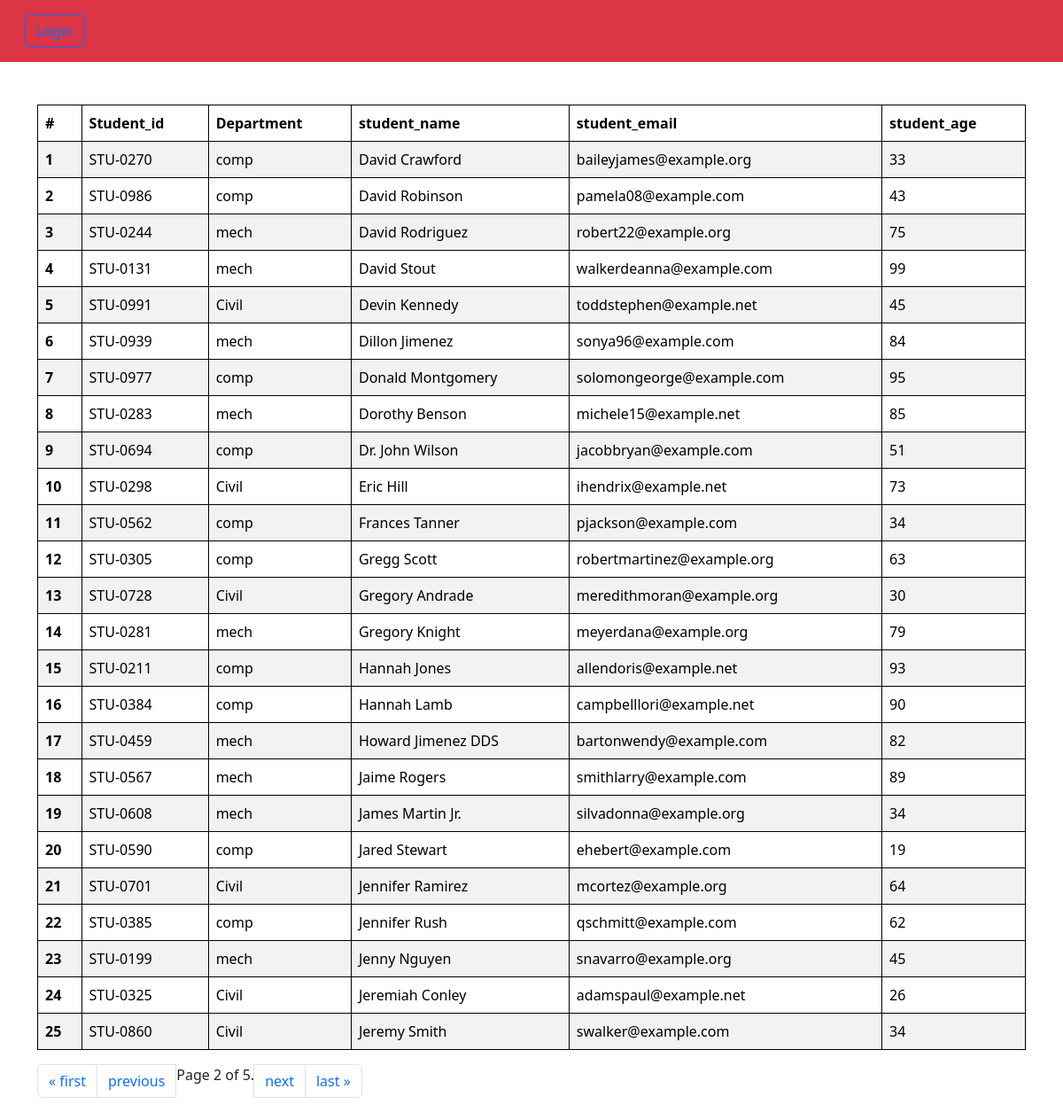
Screenshot of /students/?page=2 with the database file from the repository.
### vege/models.py (models this page shows, shortened)
class Student(models.Model):
    department = models.ForeignKey(Department, related_name='depart', on_delete=models.CASCADE) # department ke sath student ko link kar diya taki pata chale ki kaunse student kaunse department me hai
    student_id = models.OneToOneField(StudentID , related_name='studentid',on_delete=models.CASCADE) # student_id ke sath student ko link kar diya taki pata chale ki kaunse student kaunse student_id ke sath hai
    student_name = models.CharField(max_length=100)
    student_email = models.EmailField(unique=True)
    student_age = models.IntegerField(default=10)
    student_address = models.TextField()
    class Meta:
        ordering = ['student_name'] # student_name ko alphabetical order me show karne ke liye
        verbose_name = 'Student' # admin panel me Student ke jagah Student show hoga

class StudentID(models.Model):
    student_id = models.CharField(max_length=100)
    def __str__(self) -> str:
        return self.student_id

class Department(models.Model):
    department = models.CharField(max_length=100)
    def __str__(self) -> str:
        return self.department
    class Meta:
        ordering = ['department'] # department ko alphabetical order me show karne ke liye

### vege/views.py (the view)
# urls.py: path('students/', get_students, name="get_students")
def get_students(request):
    queryset = Student.objects.all() # sabhi students ko fetch kiya
    paginator = Paginator(queryset, 25)  # Show 25 contacts per page.
    page_number = request.GET.get("page", 1)  # agar page number nahi hai to default 1 set kar diya
    page_obj = paginator.get_page(page_number)
    return render(request, 'report/students.html', {'queryset': page_obj})
    print(page_obj)  # page_obj me current page ka data hai, isse template me use kar sakte hai

### vege/templates/report/students.html
{% extends "base.html" %}
{% block start %}
<div class="container mt-5">
<table class="table table-striped">
  <thead>
    <tr>
      <th scope="col">#</th>
      <th scope="col">Student_id</th>
      <th scope="col">Department</th>
      <th scope="col">student_name</th>
      <th scope="col">student_email</th>
      <th scope="col">student_age</th>
    </tr>
  </thead>
  <tbody>
    {% for student in queryset %}
    <tr>
      <th scope="row">{{ forloop.counter }}</th>
      <td>{{ student.student_id }}</td>
      <td>{{ student.department }}</td>
      <td>{{ student.student_name }}</td>
      <td>{{ student.student_email }}</td>
      <td>{{ student.student_age }}</td>
    </tr>
    {% endfor %}
  </tbody>
</table>
    <nav aria-label="Page navigation example">
    <ul class="pagination">
        {% if queryset.has_previous %}
            <li class="page-item"><a class="page-link" href="?page=1">&laquo; first</a></li>
            <li class="page-item"><a class="page-link" href="?page={{ queryset.previous_page_number }}">previous</a></li>
        {% endif %}
        <span class="current">
            Page {{ queryset.number }} of {{ queryset.paginator.num_pages }}.
        </span>
        {% if queryset.has_next %}
            <li class="page-item"><a class="page-link" href="?page={{ queryset.next_page_number }}">next</a></li>
            <li class="page-item"><a class="page-link" href="?page={{ queryset.paginator.num_pages }}">last &raquo;</a></li>
        {% endif %}
</ul>
</nav>
</div>
{% endblock %}

### home/templates/base.html (style rules this page uses)
table, th, td { border: 1px solid black; }

### rows the page displays
Student: student_id "STU-0270", department "comp", student_name "David Crawford", student_email "baileyjames@example.org", student_age "33"
Student: student_id "STU-0986", department "comp", student_name "David Robinson", student_email "pamela08@example.com", student_age "43"
Student: student_id "STU-0244", department "mech", student_name "David Rodriguez", student_email "robert22@example.org", student_age "75"
Student: student_id "STU-0131", department "mech", student_name "David Stout", student_email "walkerdeanna@example.com", student_age "99"
Student: student_id "STU-0991", department "Civil", student_name "Devin Kennedy", student_email "toddstephen@example.net", student_age "45"
Student: student_id "STU-0939", department "mech", student_name "Dillon Jimenez", student_email "sonya96@example.com", student_age "84"
Student: student_id "STU-0977", department "comp", student_name "Donald Montgomery", student_email "solomongeorge@example.com", student_age "95"
Student: student_id "STU-0283", department "mech", student_name "Dorothy Benson", student_email "michele15@example.net", student_age "85"
Student: student_id "STU-0694", department "comp", student_name "Dr. John Wilson", student_email "jacobbryan@example.com", student_age "51"
Student: student_id "STU-0298", department "Civil", student_name "Eric Hill", student_email "ihendrix@example.net", student_age "73"
Student: student_id "STU-0562", department "comp", student_name "Frances Tanner", student_email "pjackson@example.com", student_age "34"
Student: student_id "STU-0305", department "comp", student_name "Gregg Scott", student_email "robertmartinez@example.org", student_age "63"
Student: student_id "STU-0728", department "Civil", student_name "Gregory Andrade", student_email "meredithmoran@example.org", student_age "30"
Student: student_id "STU-0281", department "mech", student_name "Gregory Knight", student_email "meyerdana@example.org", student_age "79"
Student: student_id "STU-0211", department "comp", student_name "Hannah Jones", student_email "allendoris@example.net", student_age "93"
Student: student_id "STU-0384", department "comp", student_name "Hannah Lamb", student_email "campbelllori@example.net", student_age "90"
Student: student_id "STU-0459", department "mech", student_name "Howard Jimenez DDS", student_email "bartonwendy@example.com", student_age "82"
Student: student_id "STU-0567", department "mech", student_name "Jaime Rogers", student_email "smithlarry@example.com", student_age "89"
Student: student_id "STU-0608", department "mech", student_name "James Martin Jr.", student_email "silvadonna@example.org", student_age "34"
Student: student_id "STU-0590", department "comp", student_name "Jared Stewart", student_email "ehebert@example.com", student_age "19"
Student: student_id "STU-0701", department "Civil", student_name "Jennifer Ramirez", student_email "mcortez@example.org", student_age "64"
Student: student_id "STU-0385", department "comp", student_name "Jennifer Rush", student_email "qschmitt@example.com", student_age "62"
Student: student_id "STU-0199", department "mech", student_name "Jenny Nguyen", student_email "snavarro@example.org", student_age "45"
Student: student_id "STU-0325", department "Civil", student_name "Jeremiah Conley", student_email "adamspaul@example.net", student_age "26"
Student: student_id "STU-0860", department "Civil", student_name "Jeremy Smith", student_email "swalker@example.com", student_age "34"

### other values shown
{{ queryset.number }} "2"
{{ queryset.paginator.num_pages }} "5"
